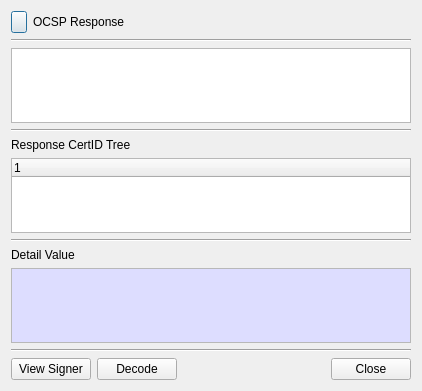
<?xml version="1.0" encoding="UTF-8"?>
<ui version="4.0">
 <class>OCSPRspDlg</class>
 <widget class="QDialog" name="OCSPRspDlg">
  <property name="geometry">
   <rect>
    <x>0</x>
    <y>0</y>
    <width>418</width>
    <height>391</height>
   </rect>
  </property>
  <property name="windowTitle">
   <string>OCSP Response Window</string>
  </property>
  <layout class="QVBoxLayout" name="verticalLayout">
   <item>
    <layout class="QGridLayout" name="gridLayout">
     <item row="0" column="1">
      <widget class="QLabel" name="mHeadLabel">
       <property name="text">
        <string>OCSP Response</string>
       </property>
      </widget>
     </item>
     <item row="0" column="0">
      <widget class="QPushButton" name="pushButton_2">
       <property name="maximumSize">
        <size>
         <width>16</width>
         <height>16777215</height>
        </size>
       </property>
       <property name="text">
        <string/>
       </property>
       <property name="icon">
        <iconset resource="bereditor.qrc">
         <normaloff>:/images/ocsp.png</normaloff>:/images/ocsp.png</iconset>
       </property>
      </widget>
     </item>
    </layout>
   </item>
   <item>
    <widget class="Line" name="line_2">
     <property name="orientation">
      <enum>Qt::Horizontal</enum>
     </property>
    </widget>
   </item>
   <item>
    <widget class="QTableWidget" name="mInfoTable">
     <property name="contextMenuPolicy">
      <enum>Qt::CustomContextMenu</enum>
     </property>
     <attribute name="horizontalHeaderHighlightSections">
      <bool>false</bool>
     </attribute>
    </widget>
   </item>
   <item>
    <widget class="Line" name="line_3">
     <property name="orientation">
      <enum>Qt::Horizontal</enum>
     </property>
    </widget>
   </item>
   <item>
    <layout class="QGridLayout" name="gridLayout_4">
     <property name="topMargin">
      <number>0</number>
     </property>
     <item row="0" column="0">
      <widget class="QLabel" name="label_2">
       <property name="text">
        <string>Response CertID Tree</string>
       </property>
      </widget>
     </item>
    </layout>
   </item>
   <item>
    <widget class="QTreeWidget" name="mRspTree">
     <property name="contextMenuPolicy">
      <enum>Qt::CustomContextMenu</enum>
     </property>
     <column>
      <property name="text">
       <string notr="true">1</string>
      </property>
     </column>
    </widget>
   </item>
   <item>
    <widget class="Line" name="line_4">
     <property name="orientation">
      <enum>Qt::Horizontal</enum>
     </property>
    </widget>
   </item>
   <item>
    <layout class="QGridLayout" name="gridLayout_3">
     <property name="topMargin">
      <number>0</number>
     </property>
     <item row="0" column="0">
      <widget class="QLabel" name="label">
       <property name="text">
        <string>Detail Value</string>
       </property>
      </widget>
     </item>
    </layout>
   </item>
   <item>
    <widget class="QPlainTextEdit" name="mInfoText">
     <property name="minimumSize">
      <size>
       <width>400</width>
       <height>0</height>
      </size>
     </property>
     <property name="palette">
      <palette>
       <active>
        <colorrole role="Base">
         <brush brushstyle="SolidPattern">
          <color alpha="255">
           <red>221</red>
           <green>221</green>
           <blue>255</blue>
          </color>
         </brush>
        </colorrole>
       </active>
       <inactive>
        <colorrole role="Base">
         <brush brushstyle="SolidPattern">
          <color alpha="255">
           <red>221</red>
           <green>221</green>
           <blue>255</blue>
          </color>
         </brush>
        </colorrole>
       </inactive>
       <disabled/>
      </palette>
     </property>
     <property name="readOnly">
      <bool>true</bool>
     </property>
    </widget>
   </item>
   <item>
    <widget class="Line" name="line">
     <property name="orientation">
      <enum>Qt::Horizontal</enum>
     </property>
    </widget>
   </item>
   <item>
    <layout class="QGridLayout" name="gridLayout_2">
     <item row="0" column="2">
      <spacer name="horizontalSpacer">
       <property name="orientation">
        <enum>Qt::Horizontal</enum>
       </property>
       <property name="sizeHint" stdset="0">
        <size>
         <width>40</width>
         <height>20</height>
        </size>
       </property>
      </spacer>
     </item>
     <item row="0" column="0">
      <widget class="QPushButton" name="mViewSignerBtn">
       <property name="text">
        <string>View Signer</string>
       </property>
      </widget>
     </item>
     <item row="0" column="3">
      <widget class="QPushButton" name="mCloseBtn">
       <property name="text">
        <string>Close</string>
       </property>
      </widget>
     </item>
     <item row="0" column="1">
      <widget class="QPushButton" name="mDecodeBtn">
       <property name="text">
        <string>Decode</string>
       </property>
      </widget>
     </item>
    </layout>
   </item>
  </layout>
 </widget>
 <resources>
  <include location="bereditor.qrc"/>
 </resources>
 <connections/>
</ui>
